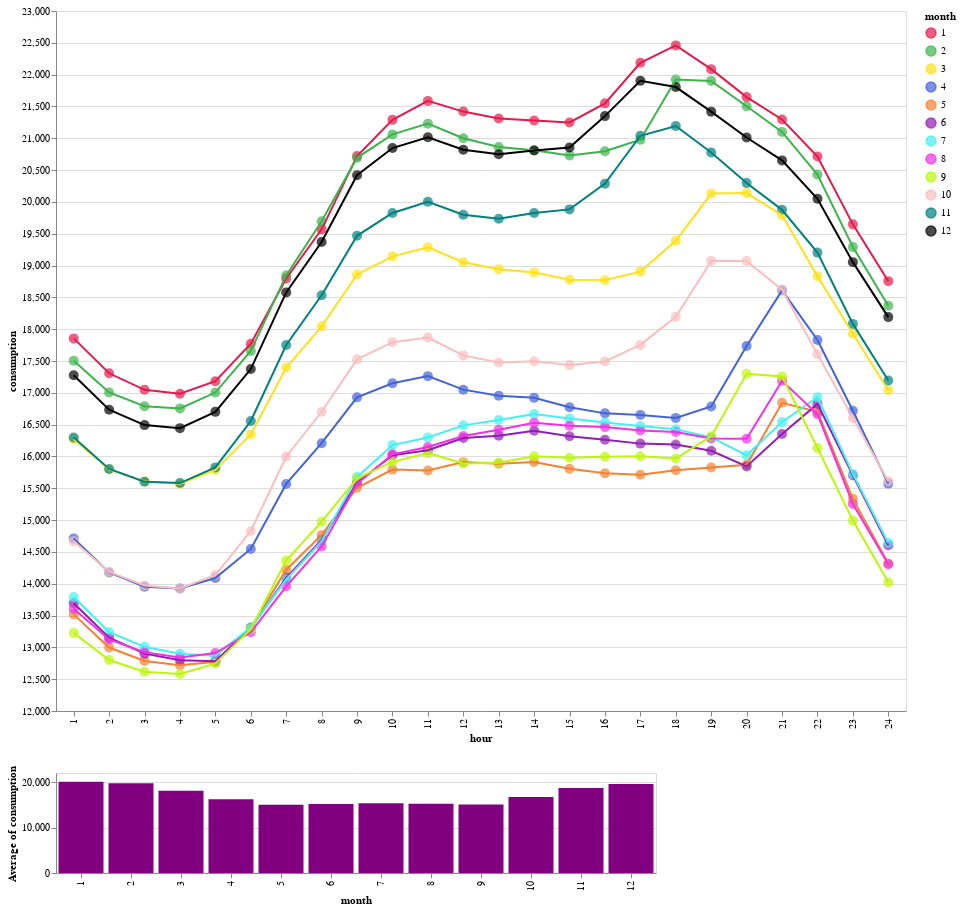

Notebook cell for this chart:
### Code cell
selection = alt.selection_multi(fields=['month'])
range_ = ['#e6194b', '#3cb44b', '#ffe119', '#4363d8', '#f58231', '#911eb4',
          '#46f0f0', '#f032e6', '#bcf60c', '#fabebe', '#008080', '#000000']

top1 = alt.Chart().mark_circle(size = 100).encode(
    x = alt.X('hour:N'),
    y = alt.Y('consumption:Q' , scale = alt. Scale(domain = [12000, 23000])),
    color = alt.Color('month:N', scale=alt.Scale(range = range_))
)

top2 = alt.Chart().mark_line().encode(
    x = alt.X('hour:N'),
    y = alt.Y('consumption:Q' , scale = alt. Scale(domain = [12000, 23000])),
    color = alt.Color('month:N', scale=alt.Scale(range = range_)),
)
top = (top1 + top2).properties(width = 850, height = 700).transform_filter(selection)

bottom = alt.Chart().mark_bar().encode(
    x = alt.X('month:O'),
    y = alt.Y('average(consumption):Q'),
    color=alt.condition(selection, alt.value('purple'), alt.value('gray'))
).properties(
    width=600, height=100
).add_selection(
    selection
)

alt.vconcat(
    top, bottom,
    data=data4_1
)

### Figure 1 — Vega-Lite specification as saved in the notebook (floating-point values rounded to 4 significant figures; data arrays with more than 128 entries replaced by an {"elided": "..."} marker saying what was removed)
{"config": {"view": {"continuousWidth": 400, "continuousHeight": 300}}, "vconcat": [{"layer": [{"mark": {"type": "circle", "size": 100}, "encoding": {"color": {"type": "nominal", "field": "month", "scale": {"range": ["#e6194b", "#3cb44b", "#ffe119", "#4363d8", "#f58231", "#911eb4", "#46f0f0", "#f032e6", "#bcf60c", "#fabebe", "#008080", "#000000"]}}, "x": {"type": "nominal", "field": "hour"}, "y": {"type": "quantitative", "field": "consumption", "scale": {"domain": [12000, 23000]}}}}, {"mark": "line", "encoding": {"color": {"type": "nominal", "field": "month", "scale": {"range": ["#e6194b", "#3cb44b", "#ffe119", "#4363d8", "#f58231", "#911eb4", "#46f0f0", "#f032e6", "#bcf60c", "#fabebe", "#008080", "#000000"]}}, "x": {"type": "nominal", "field": "hour"}, "y": {"type": "quantitative", "field": "consumption", "scale": {"domain": [12000, 23000]}}}}], "height": 700, "transform": [{"filter": {"selection": "selector001"}}], "width": 850}, {"mark": "bar", "encoding": {"color": {"condition": {"value": "purple", "selection": "selector001"}, "value": "gray"}, "x": {"type": "ordinal", "field": "month"}, "y": {"type": "quantitative", "aggregate": "average", "field": "consumption"}}, "height": 100, "selection": {"selector001": {"type": "multi", "fields": ["month"]}}, "width": 600}], "data": {"name": "data-3d6a75fd13151794fe3e06bc743bf9b7"}, "$schema": "https://vega.github.io/schema/vega-lite/v4.8.1.json", "datasets": {"data-3d6a75fd13151794fe3e06bc743bf9b7": {"elided": "288 records"}}}
